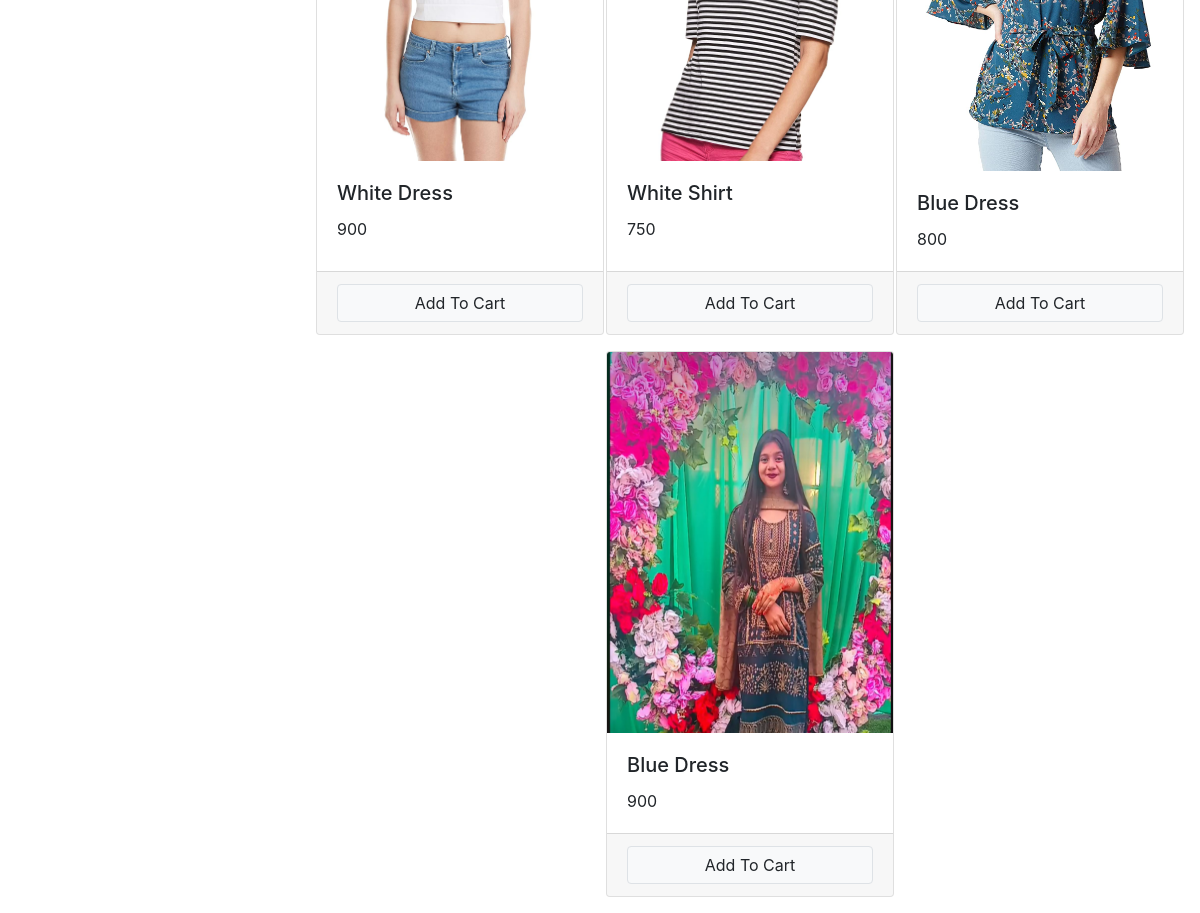
/ (lower part), run on an earlier commit of the app's database.
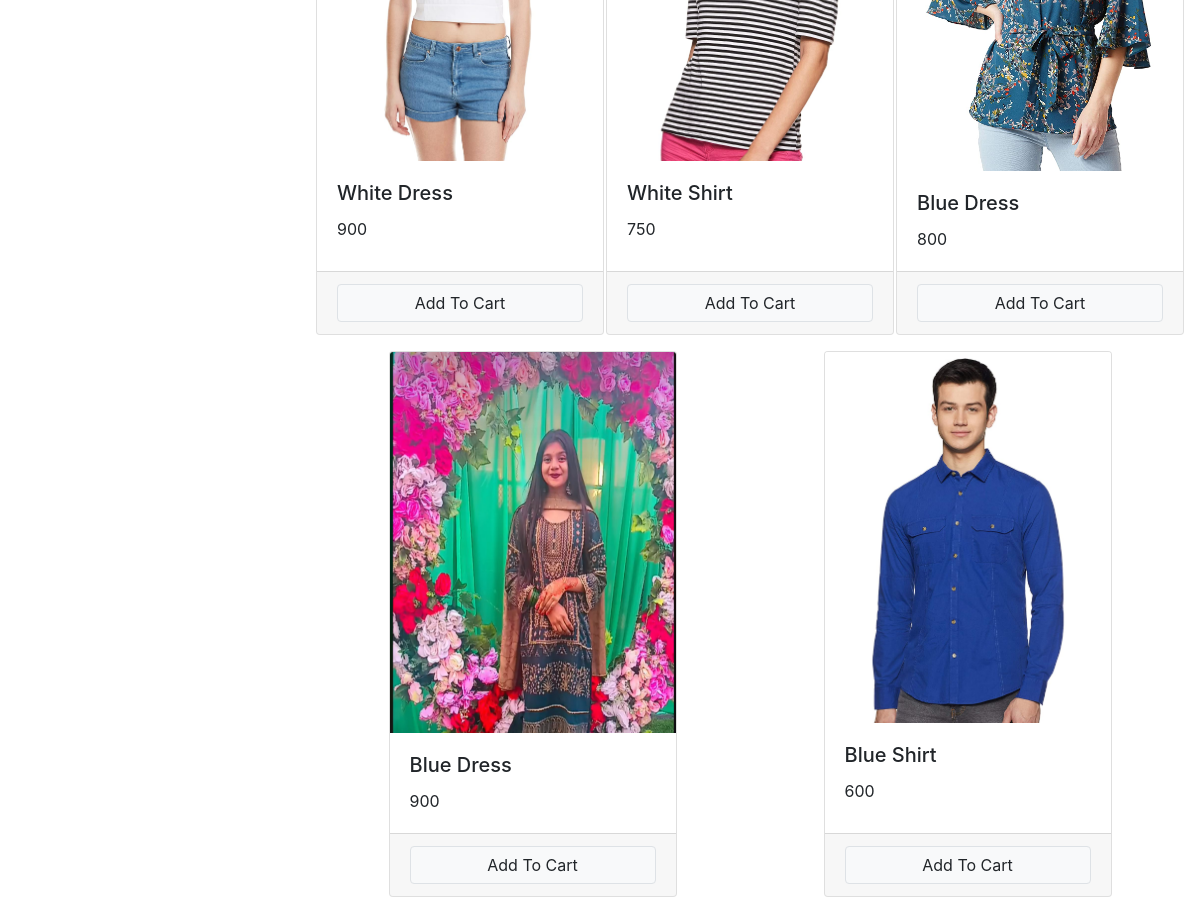
And on a later commit of the database.
### store/models/product.py (models this page shows, shortened)
class Product(models.Model):
    Name = models.CharField(max_length=50)
    Price = models.IntegerField(default=0)
    Category = models.ForeignKey(Category, on_delete=models.CASCADE, default=1)
    Description = models.CharField(max_length=200, default='', null=True, blank=True)
    Image = models.ImageField(upload_to='uploads/products/')
    @staticmethod
    def get_all_products():
        return Product.objects.all()

### store/views/home.py (the view, shortened to what this page needs)
# urls.py: path('', home.Index.as_view(), name='homepage'),
class Index(View):
    def get(self, request):
        cart = request.session.get('cart')
        if not cart:
            request.session['cart']= {}
        Products = None
        Categorye = Category.get_all_categories()
        categoryID = request.GET.get("category")
        if categoryID:
            Products = Product.get_all_products_by_categoryid(categoryID)
        else:
            Products = Product.get_all_products()
        data = {}
        data["Products"] = Products
        data["Categorye"] = Categorye
        print('you are: ', request.session.get('email'))
        return render(request, "index.html", data)

### store/models/category.py (called while the page is built)
    @staticmethod
    def get_all_categories():
        return Category.objects.all()

### store/templatetags/card.py (called while the page is built)
@register.filter(name='is_in_card')
def is_in_cart(product, cart):
    keys = cart.keys()
    for id in keys:
        if int(id) == product.id:
            return True
    return False;

### store/templates/index.html (shortened to what this page needs)
{% extends "base.html" %}
{% block content%}
{% load card %}
<div class="container-fluid mt-3 ">
  <div class="row">
    <div class="col-lg-3 mx-auto">
    </div>
    <div id='products' class="col-lg-9 mx-auto">
      <div class="row mx-auto">
        {% for Product in Products %}
        <div class="card mx-auto mb-3" style="width: 18rem;">
          <img class="card-img-top" src="{{Product.Image.url}}" alt="Card image cap">
          <div class="card-body">
            <h5 class="card-title">{{Product.Name}}</h5>
            <p class="card-text">{{Product.Price}}</p>
          </div>
          <div class="card-footer ">
            {% if Product|is_in_card:request.session.cart %}
            <div class="row no-gutters">
              <form action="/" method="post" class="col-2 ">
                {% csrf_token %}
                <input type="text" hidden name='product' value="{{Product.id}}">
                <input type="text" hidden name='remove' value="True">
                <input type="submit" value="-" class="btn btn-block btn-secondary">
              </form>
              <div class="text-center col">{{ Product|cart_quantity:request.session.cart }} in Cart</div>
              <form action="/" method="post" class="col-2 ">
                {% csrf_token %}
                <input type="submit" value="+" class="btn btn-block btn-secondary">
                <input type="text" hidden name='product' value="{{Product.id}}">
              </form>
            </div>
            {% else %}
            <form action="/" method="POST" class="btn-block">
              <input type="submit" class="float-right btn btn-light border form-control" value="Add To Cart">
            </form>
            {% endif %}
          </div>
        </div>
        {% endfor %}
      </div>
    </div>
  </div>
</div>
{% endblock %}

### store/templates/base.html (shortened to what this page needs)
<!doctype html>
<html lang="en">
<head>
    <link rel="stylesheet" href="https://cdn.jsdelivr.net/npm/bootstrap@4.0.0/dist/css/bootstrap.min.css"
>
</head>
<body>
    {% block content %} {% endblock %}
</body>
</html>

What changed in the data, as far as the page shows it:
added Product: Image (picture), Name "Blue Shirt", Price "600"
